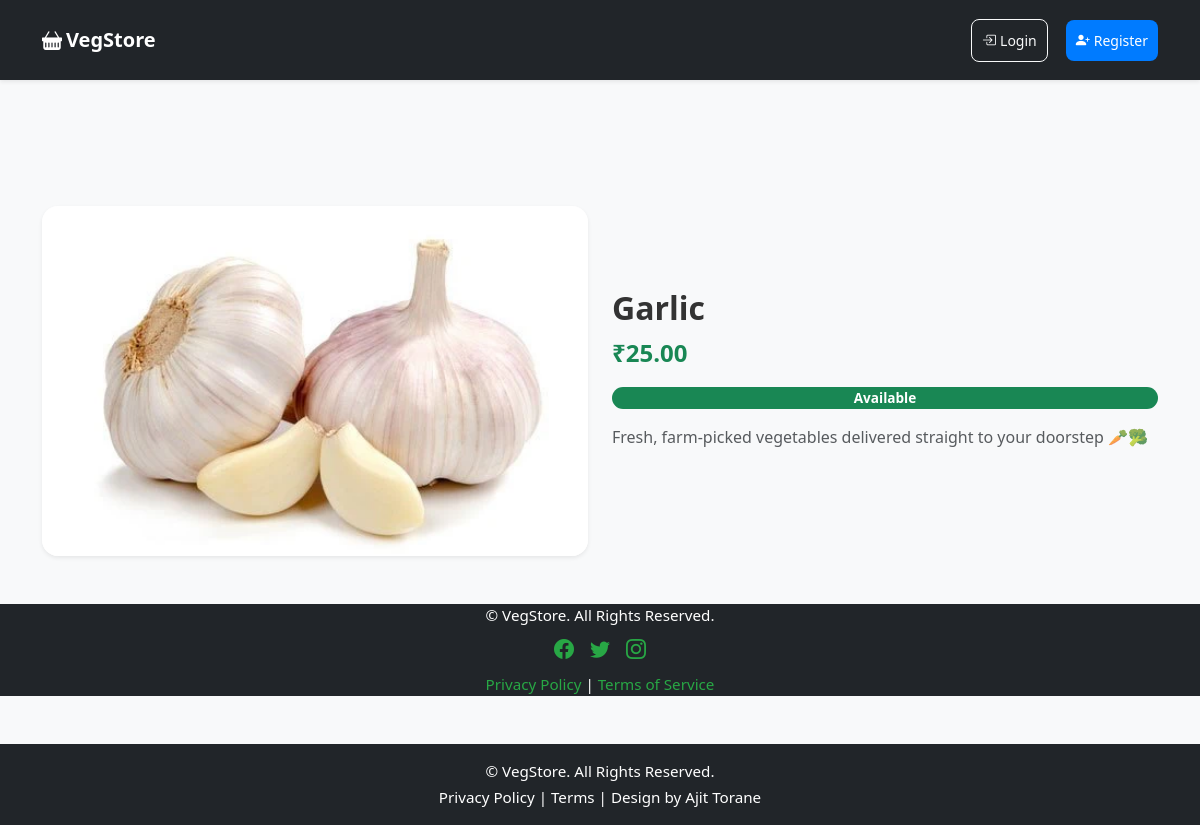
Before: /product/3 with the older database file.
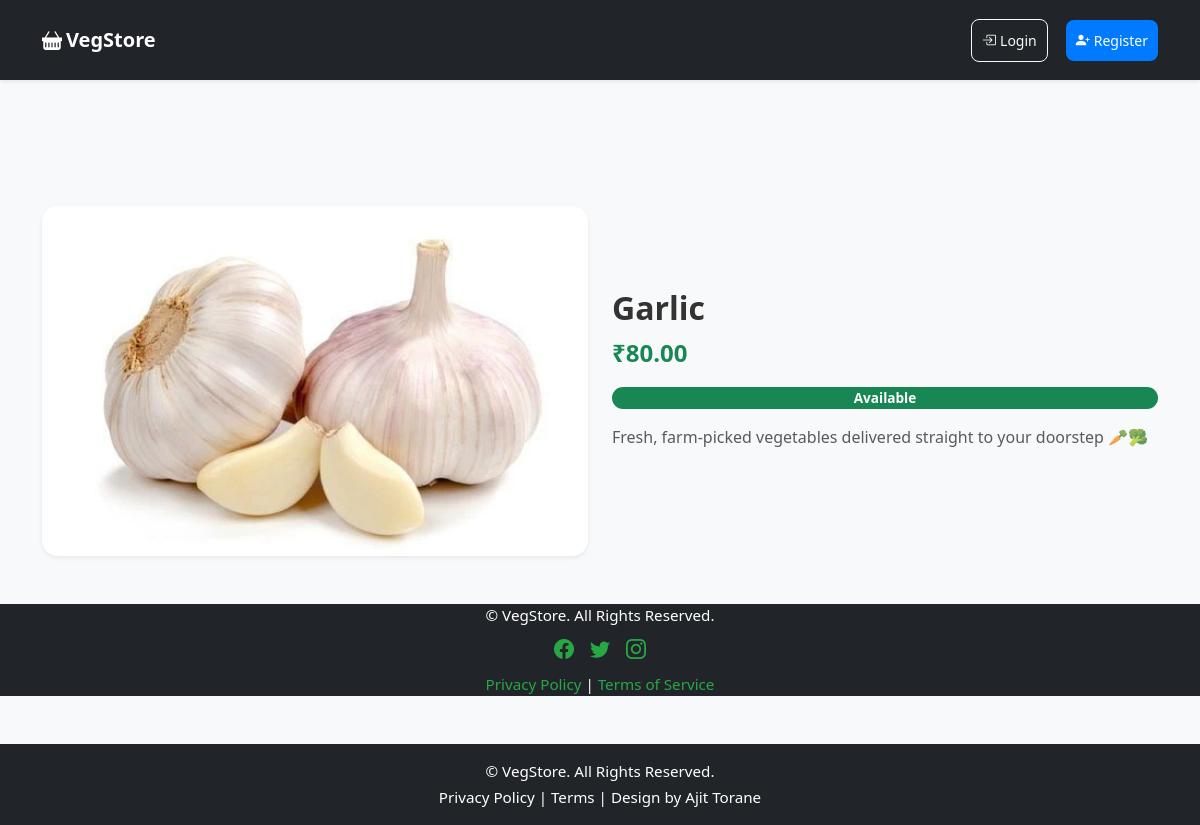
After: the same page with the newer database file.
### app.py (models this page shows)
class Product(db.Model):
    id = db.Column(db.Integer, primary_key=True)
    name = db.Column(db.String(150), nullable=False)
    price = db.Column(db.Float, nullable=False)
    image = db.Column(db.String(150), nullable=False)
    status = db.Column(db.String(20), nullable=False, default='available')  # available / upcoming

### app.py (the view)
@app.route('/product/<int:id>')
def product_detail(id):
    product = Product.query.get_or_404(id)
    return render_template('product.html', product=product)

### app.py (called while the page is built)
@app.context_processor
def inject_cart_count():
    if current_user.is_authenticated and not current_user.is_admin:
        count = Order.query.filter_by(user_id=current_user.id).count()
    else:
        count = 0
    return dict(cart_count=count)

### templates/product.html (shortened to what this page needs)
{% extends 'base.html' %}
{% block content %}
<div class="row align-items-center g-4 mt-4">
  <div class="col-md-6">
    <div class="card shadow-sm border-0 rounded-4 overflow-hidden">
      <img src="{{ url_for('static', filename='images/' ~ product.image) }}"
           class="img-fluid"
           alt="{{ product.name }}"
           style="height:350px; object-fit:cover;">
    </div>
  </div>
  <div class="col-md-6 d-flex flex-column justify-content-center">
    <h2 class="fw-bold mb-2">{{ product.name }}</h2>
    <p class="fs-4 text-success fw-bold mb-3">
      ₹{{ "%.2f"|format(product.price) }}
    </p>
    {% if product.price > 0 %}
    <span class="badge bg-success text-white mb-3 px-3 py-1 rounded-pill">Available</span>
    {% else %}
    <span class="badge bg-warning text-dark mb-3 px-3 py-1 rounded-pill">Upcoming</span>
    {% endif %}
    <p class="text-muted mb-4">
      Fresh, farm-picked vegetables delivered straight to your doorstep 🥕🥦
    </p>
  </div>
</div>
<footer class="text-center mt-5">
  <div class="container">
    <p class="mb-2">&copy; {{ current_year }} VegStore. All Rights Reserved.</p>
    <div class="d-flex justify-content-center gap-3 mb-2">
      <a href="#"><i class="bi bi-facebook fs-5"></i></a>
      <a href="#"><i class="bi bi-twitter fs-5"></i></a>
      <a href="#"><i class="bi bi-instagram fs-5"></i></a>
    </div>
    <p class="mb-0">
      <a href="#">Privacy Policy</a> | <a href="#">Terms of Service</a>
    </p>
  </div>
</footer>
{% endblock %}

### templates/base.html (shortened to what this page needs)
<!doctype html>
<html lang="en">
<head>
  <link href="https://cdn.jsdelivr.net/npm/bootstrap@5.3.2/dist/css/bootstrap.min.css" rel="stylesheet">
  <link href="https://cdn.jsdelivr.net/npm/bootstrap-icons@1.11.1/font/bootstrap-icons.css" rel="stylesheet">
  <link rel="stylesheet" href="{{ url_for('static', filename='css/style.css') }}">
</head>
<body class="bg-light">
<nav class="navbar navbar-expand-lg navbar-dark bg-dark shadow-sm">
  <div class="container">
    <a class="navbar-brand fw-bold d-flex align-items-center gap-1" href="{{ url_for('index') }}">
      <i class="bi bi-basket-fill"></i> VegStore
    </a>
    <div class="collapse navbar-collapse justify-content-end" id="navbarNav">
      <ul class="navbar-nav align-items-lg-center gap-2">
        {% if current_user.is_authenticated %}
          {% if current_user.is_admin %}
            <li class="nav-item">
              <a class="btn btn-warning btn-sm d-flex align-items-center gap-1"
                 href="{{ url_for('admin_dashboard') }}">
                <i class="bi bi-speedometer2"></i> Admin Dashboard
              </a>
            </li>
            <li class="nav-item">
              <a class="btn btn-danger btn-sm d-flex align-items-center gap-1"
                 href="{{ url_for('admin_logout') }}">
                <i class="bi bi-box-arrow-right"></i> Logout
              </a>
            </li>
          {% else %}
            <li class="nav-item">
              <a class="btn btn-outline-light btn-sm position-relative d-flex align-items-center gap-1"
                 href="{{ url_for('cart') }}">
                <i class="bi bi-cart-fill"></i> Cart
                <span id="cart-count"
                      class="position-absolute top-0 start-100 translate-middle badge rounded-pill bg-danger">
                  {{ cart_count }}
                </span>
              </a>
            </li>
            <li class="nav-item">
              <button class="btn btn-outline-success btn-sm d-flex align-items-center gap-1"
                      data-bs-toggle="modal" data-bs-target="#vegPricesModal">
                <i class="bi bi-list-ul"></i> Vegetable Prices
              </button>
            </li>
            <li class="nav-item">
              <a class="btn btn-danger btn-sm d-flex align-items-center gap-1"
                 href="{{ url_for('logout') }}">
                <i class="bi bi-box-arrow-right"></i> Logout
              </a>
            </li>
          {% endif %}
        {% else %}
          <li class="nav-item">
            <a class="btn btn-outline-light btn-sm d-flex align-items-center gap-1"
               href="{{ url_for('login') }}">
              <i class="bi bi-box-arrow-in-right"></i> Login
            </a>
          </li>
          <li class="nav-item">
            <a class="btn btn-success btn-sm d-flex align-items-center gap-1"
               href="{{ url_for('register') }}">
              <i class="bi bi-person-plus-fill"></i> Register
            </a>
          </li>
        {% endif %}
      </ul>
    </div>
  </div>
</nav>
<main class="container my-5">
  {% block content %}{% endblock %}
</main>
<div class="toast-container position-fixed bottom-0 end-0 p-3">
</div>
<footer class="bg-dark text-white text-center py-3 w-100 mt-auto">
  <div class="container">
    <p class="mb-1">&copy; {{ current_year }} VegStore. All Rights Reserved.</p>
    <p class="mb-0">
      <a href="#" class="text-white text-decoration-none">Privacy Policy</a> |
      <a href="#" class="text-white text-decoration-none">Terms</a> |
      <a href="https://ajittportfolio.netlify.app/" target="_blank" class="text-white text-decoration-none">
        Design by Ajit Torane
      </a>
    </p>
  </div>
</footer>
</body>
</html>

### static/css/style.css (style rules this page uses)
* { box-sizing: border-box; }
body { font-family: 'Segoe UI', Tahoma, Geneva, Verdana, sans-serif; background-color: #f8f9fa; color: #333; margin: 0; padding: 0; min-height: 100vh; display: flex; flex-direction: column; }
.navbar { margin-bottom: 30px; box-shadow: 0 3px 10px rgba(0, 0, 0, 0.12); height: 80px; }
.navbar a.btn { margin-left: 10px; padding: 10px; }
.card { border-radius: 14px; overflow: hidden; background: #fff; box-shadow: 0 3px 8px rgba(0, 0, 0, 0.1); transition: transform 0.3s ease, box-shadow 0.3s ease; }
.card img { height: 180px; width: 100%; object-fit: cover; transition: transform 0.4s ease; }
.btn { border-radius: 8px; font-weight: 500; }
.btn-success { background-color: #007bff; border: none; transition: all 0.3s ease; }
.badge { font-size: 0.85rem; padding: 6px 10px; font-weight: 600; border-radius: 6px; }
footer { margin-top: auto; background-color: #212529; color: #ffffff; min-height: 70px; display: flex; align-items: center; justify-content: center; font-size: 0.95rem; width: 100vw; margin-left: calc(-50vw + 50%); }
footer .container { padding: 0; }
footer a { color: #28a745; text-decoration: none; transition: color 0.3s ease; }

### templates/base.html (style rules this page uses)
body { min-height: 100vh; display: flex; flex-direction: column; }
main { flex: 1; }
.toast-container { z-index: 1055; }
.navbar .btn { margin-left: 10px; padding: 10px; }

Changed rows visible on the page:
changed Product "Garlic": price "25.00" → "80.00"
